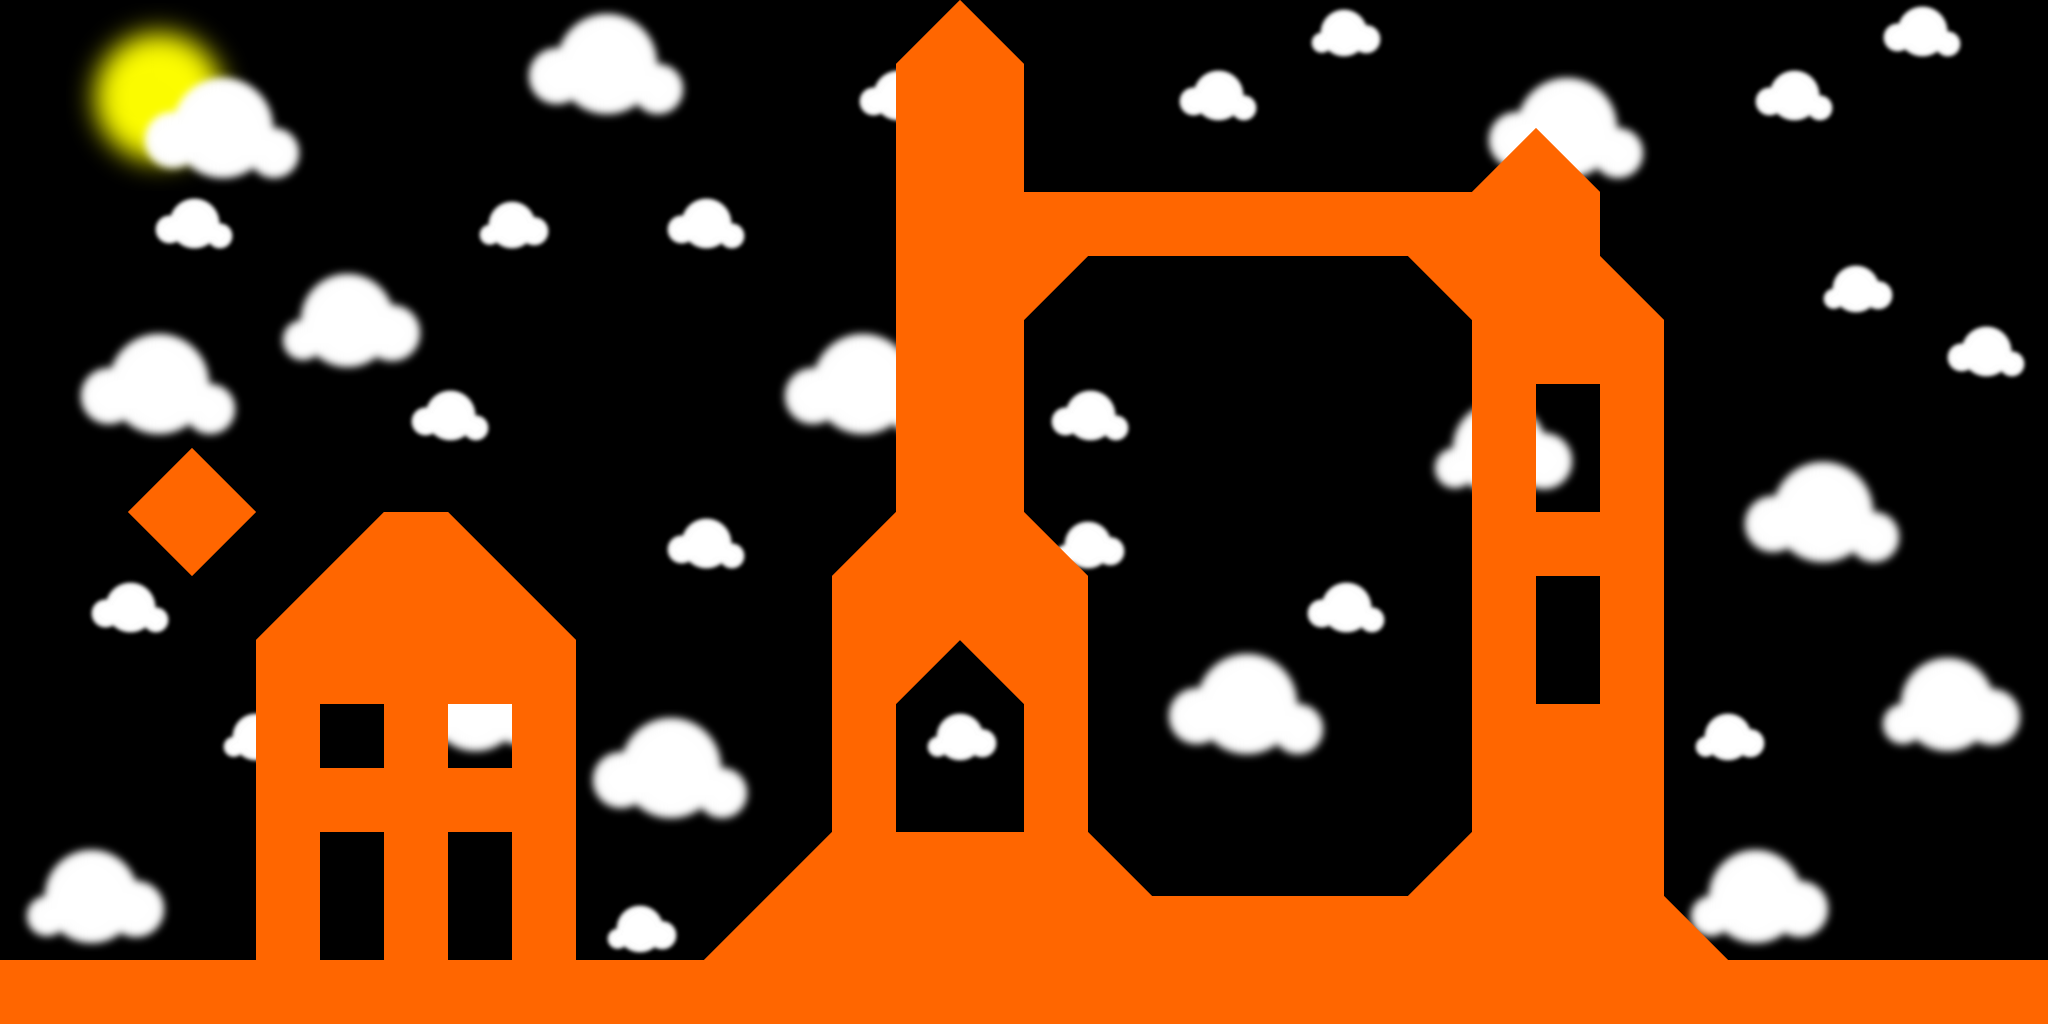

A 2D game scene composited from a Tiled map and its tileset images. What follows is a short description and the map's XML, with every tile layer's data as written:
An orthogonal 32x16 tile map with 64x64 px tiles, 3 tile layers (smallclouds, bigclouds, foreground).

<map version="1.0" orientation="orthogonal" renderorder="right-down" width="32" height="16" tilewidth="64" tileheight="64" nextobjectid="1">
 <tileset firstgid="1" name="tiles2" tilewidth="64" tileheight="64" tilecount="40" columns="8">
  <image source="tiles2.png" width="512" height="320" />
 </tileset>
 <layer name="smallclouds" width="32" height="16">
  <data encoding="csv">
0,1,2,3,0,0,0,0,0,0,0,0,0,0,0,0,0,0,0,0,15,16,0,0,0,0,0,0,0,7,8,0,
0,9,10,11,0,0,0,0,0,0,0,0,0,7,8,0,0,0,7,8,0,0,0,0,0,0,0,7,8,0,0,0,
0,17,18,19,0,0,0,0,0,0,0,0,0,0,0,0,0,0,0,0,0,0,0,0,0,0,0,0,0,0,0,0,
0,0,7,8,0,0,0,15,16,0,7,8,0,0,0,0,0,0,0,0,0,0,0,0,0,0,0,0,0,0,0,0,
0,0,0,0,0,0,0,0,0,0,0,0,0,0,0,0,0,0,0,0,0,0,0,0,0,0,0,0,15,16,0,0,
0,0,0,0,0,0,0,0,0,0,0,0,0,0,0,0,0,0,0,0,0,0,0,0,0,0,0,0,0,0,7,8,
0,0,0,0,0,0,7,8,0,0,0,0,0,0,0,0,7,8,0,0,0,0,0,0,0,0,0,0,0,0,0,0,
0,0,0,0,0,0,0,0,0,0,0,0,0,0,0,0,0,0,0,0,0,0,0,0,0,0,0,0,0,0,0,0,
0,0,0,0,0,0,0,0,0,0,7,8,0,0,0,0,15,16,0,0,0,0,0,0,0,0,0,0,0,0,0,0,
0,7,8,0,0,0,0,0,0,0,0,0,0,0,0,0,0,0,0,0,7,8,0,0,0,0,0,0,0,0,0,0,
0,0,0,0,0,0,0,0,0,0,0,0,0,0,0,0,0,0,0,0,0,0,0,0,0,0,0,0,0,0,0,0,
0,0,0,15,16,0,0,0,0,0,0,0,0,0,15,16,0,0,0,0,0,0,0,0,0,0,15,16,0,0,0,0,
0,0,0,0,0,0,0,0,0,0,0,0,0,0,0,0,0,0,0,0,0,0,0,0,0,0,0,0,0,0,0,0,
0,0,0,0,0,0,0,0,0,0,0,0,0,0,0,0,0,0,0,0,0,0,0,0,0,0,0,0,0,0,0,0,
0,0,0,0,0,0,0,0,0,15,16,0,0,0,0,15,16,0,0,0,0,0,0,0,0,0,0,0,0,0,0,0,
0,0,0,0,0,15,16,0,0,0,0,0,0,0,0,0,0,0,0,0,0,15,16,0,0,0,0,0,0,0,0,0
</data>
 </layer>
 <layer name="bigclouds" width="32" height="16">
  <data encoding="csv">
0,0,0,0,0,0,0,0,4,5,6,0,0,0,0,0,0,0,0,0,0,0,0,0,0,0,0,0,0,0,0,0,
0,0,4,5,6,0,0,0,12,13,14,0,0,0,0,0,0,0,0,0,0,0,0,4,5,6,0,0,0,0,0,0,
0,0,12,13,14,0,0,0,0,0,0,0,0,0,0,0,0,0,0,0,0,0,0,12,13,14,0,0,0,0,0,0,
0,0,0,0,0,0,0,0,0,0,0,0,0,0,0,0,0,0,0,0,0,0,0,0,0,0,0,0,0,0,0,0,
0,0,0,0,25,26,27,0,0,0,0,0,0,0,0,0,0,0,0,0,0,0,0,0,0,0,0,0,0,0,0,0,
0,4,5,6,33,34,35,0,0,0,0,0,4,5,6,0,0,0,0,0,0,0,0,0,0,0,0,0,0,0,0,0,
0,12,13,14,0,0,0,0,0,0,0,0,12,13,14,0,0,0,0,0,0,0,25,26,27,0,0,0,0,0,0,0,
0,0,0,0,0,0,0,0,0,0,0,0,0,0,0,0,0,0,0,0,0,0,33,34,35,0,0,4,5,6,0,0,
0,0,0,0,0,0,0,0,0,0,0,0,0,0,0,0,0,0,0,0,0,0,0,0,0,0,0,12,13,14,0,0,
0,0,0,0,0,0,0,0,0,0,0,0,0,0,0,0,0,0,0,0,0,0,0,0,0,0,0,0,0,0,0,0,
0,0,0,0,0,0,25,26,27,0,0,0,0,0,0,0,0,0,4,5,6,0,0,0,0,0,0,0,0,25,26,27,
0,0,0,0,0,0,33,34,35,4,5,6,0,0,0,0,0,0,12,13,14,0,0,0,0,0,0,0,0,33,34,35,
0,0,0,0,0,0,0,0,0,12,13,14,0,0,0,0,0,0,0,0,0,0,0,0,0,0,0,0,0,0,0,0,
25,26,27,0,0,0,0,0,0,0,0,0,0,0,0,0,0,0,0,0,0,0,0,0,0,0,25,26,27,0,0,0,
33,34,35,0,0,0,0,0,0,0,0,0,0,0,0,0,0,0,0,0,0,0,0,0,0,0,33,34,35,0,0,0,
0,0,0,0,0,0,0,0,0,0,0,0,0,0,0,0,0,0,0,0,0,0,0,0,0,0,0,0,0,0,0,0
</data>
 </layer>
 <layer name="foreground" width="32" height="16">
  <data encoding="csv">
0,0,0,0,0,0,0,0,0,0,0,0,0,0,20,22,0,0,0,0,0,0,0,0,0,0,0,0,0,0,0,0,
0,0,0,0,0,0,0,0,0,0,0,0,0,0,21,21,0,0,0,0,0,0,0,0,0,0,0,0,0,0,0,0,
0,0,0,0,0,0,0,0,0,0,0,0,0,0,21,21,0,0,0,0,0,0,0,20,22,0,0,0,0,0,0,0,
0,0,0,0,0,0,0,0,0,0,0,0,0,0,21,21,21,21,21,21,21,21,21,21,21,0,0,0,0,0,0,0,
0,0,0,0,0,0,0,0,0,0,0,0,0,0,21,21,30,0,0,0,0,0,28,21,21,22,0,0,0,0,0,0,
0,0,0,0,0,0,0,0,0,0,0,0,0,0,21,21,0,0,0,0,0,0,0,21,21,21,0,0,0,0,0,0,
0,0,0,0,0,0,0,0,0,0,0,0,0,0,21,21,0,0,0,0,0,0,0,21,0,21,0,0,0,0,0,0,
0,0,20,22,0,0,0,0,0,0,0,0,0,0,21,21,0,0,0,0,0,0,0,21,0,21,0,0,0,0,0,0,
0,0,28,30,0,20,21,22,0,0,0,0,0,20,21,21,22,0,0,0,0,0,0,21,21,21,0,0,0,0,0,0,
0,0,0,0,20,21,21,21,22,0,0,0,0,21,21,21,21,0,0,0,0,0,0,21,0,21,0,0,0,0,0,0,
0,0,0,0,21,21,21,29,29,0,0,0,0,21,30,28,21,0,0,0,0,0,0,21,0,21,0,0,0,0,0,0,
0,0,0,0,21,0,21,0,29,0,0,0,0,21,0,0,21,0,0,0,0,0,0,21,21,21,0,0,0,0,0,0,
0,0,0,0,21,21,21,29,29,0,0,0,0,21,0,0,21,0,0,0,0,0,0,21,21,21,0,0,0,0,0,0,
0,0,0,0,21,0,21,0,29,0,0,0,20,21,21,21,21,22,0,0,0,0,20,21,21,21,0,0,0,0,0,0,
0,0,0,0,21,0,21,0,29,0,0,20,21,21,21,21,21,21,21,21,21,21,21,21,21,21,22,0,0,0,0,0,
21,21,21,21,21,21,21,21,21,21,21,21,21,21,21,21,21,21,21,21,21,21,21,21,21,21,21,21,21,21,21,21
</data>
 </layer>
</map>
